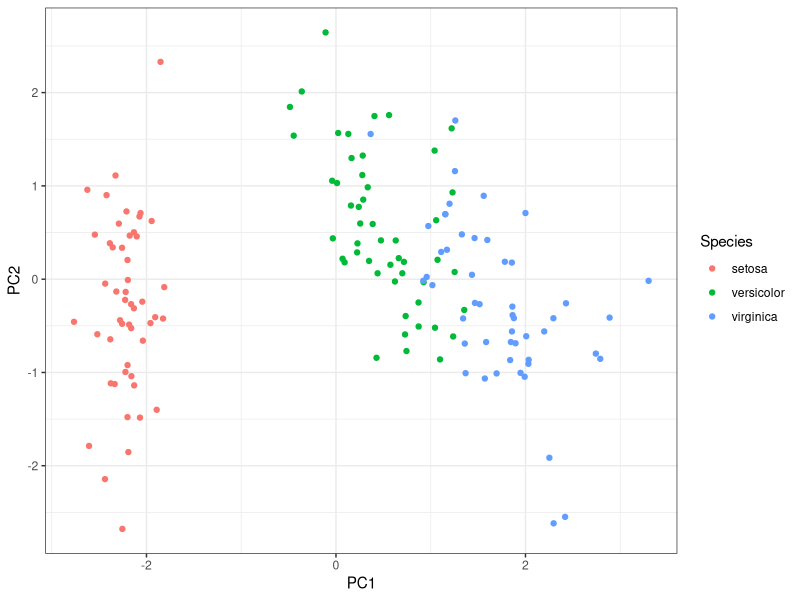
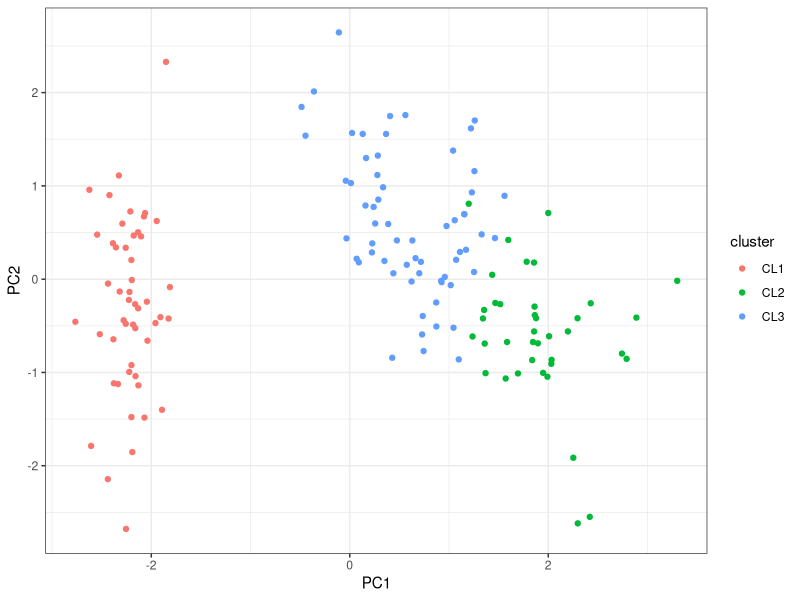
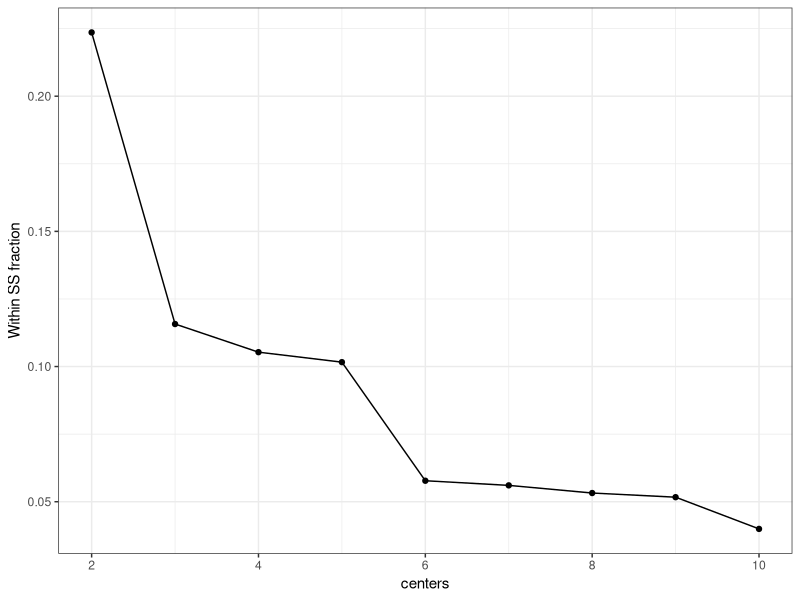
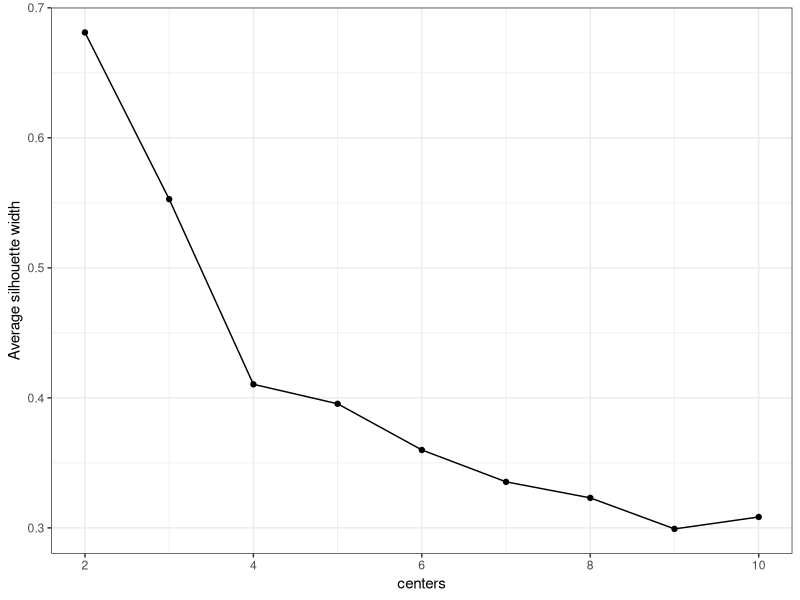

Source code (R) for these figures, in order:
## ---- chunk 1
## Set default options for the knitr RMD processing
knitr::opts_chunk$set(echo=TRUE,warning=FALSE,message=FALSE,fig.width=7,fig.height=5,cache=TRUE,autodep=TRUE, results="hide")
## ---- chunk 2
library(ggplot2)
theme_set(theme_bw())
## ---- chunk 3
## first, a quick look
View(iris)

library(ggplot2)
data(iris) ## not necessary in newer R versions
pca <- prcomp(iris[, 1:4], scale.=TRUE)
## what does the following line do?
df <- data.frame(iris, pca$x[,1:4])
ggplot(df, aes(x=PC1, y=PC2, color=Species)) + geom_point()
## ---- chunk 4
iris_mtx <- iris[,1:4]
clusts_kmeans <- kmeans(iris_mtx, centers=3)
## ---- chunk 5
df <- data.frame(iris, pca$x[,1:4], cluster=paste0("CL", clusts_kmeans$cluster))
ggplot(df, aes(x=PC1, y=PC2, color=cluster)) + geom_point()
## ---- chunk 6
table(df$Species, df$cluster)
## ---- chunk 7
sum(clusts_kmeans$withinss) + clusts_kmeans$betweenss # 681.37
clusts_kmeans$totss # also 681.37
## ---- chunk 8
n <- 2:10 # 2 to 10 cluster centres
cl <- lapply(n, function(i) kmeans(iris_mtx, centers=i))

## we use sapply to create a vector rather than a list
## you can also use map_dbl for that
calc_ss_fraction <- function(x) {
  withinss <- x$withinss
  totss    <- x$totss
  return(sum(withinss) / totss)
}
ss_frac <- sapply(cl, calc_ss_fraction)

df <- data.frame(centers=n, ss_frac=ss_frac)
ggplot(df, aes(x=centers, y=ss_frac, group=1)) + geom_point() +
  geom_line() + ylab("Within SS fraction")
## ---- chunk 9
iris_dist <- dist(iris_mtx)
tree_hclust <- hclust(iris_dist)
## ---- chunk 10
clusts_h <- cutree(tree_hclust, k=3)
## ---- chunk 11
library(cluster)
silh <- silhouette(clusts_kmeans$cluster, iris_dist)
head(silh)
print(mean(silh[,3]))
## ---- chunk 12
avg_sil <- sapply(cl, function(x) {
                    x_sil <- silhouette(x$cluster, iris_dist)
                    return(mean(x_sil[,3]))
})
df <- data.frame(centers=n, silwidth=avg_sil)
ggplot(df, aes(x=centers, y=silwidth, group=1)) + geom_point() +
  geom_line() + ylab("Average silhouette width")
